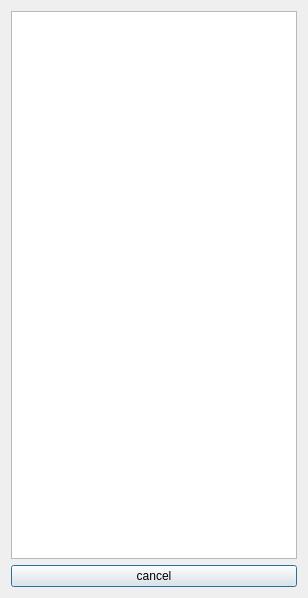
<?xml version="1.0" encoding="UTF-8"?>
<ui version="4.0">
 <class>selTree</class>
 <widget class="QDialog" name="selTree">
  <property name="geometry">
   <rect>
    <x>0</x>
    <y>0</y>
    <width>308</width>
    <height>598</height>
   </rect>
  </property>
  <property name="windowTitle">
   <string>Dialog</string>
  </property>
  <layout class="QVBoxLayout" name="verticalLayout">
   <item>
    <widget class="QTreeView" name="tree_db"/>
   </item>
   <item>
    <widget class="QPushButton" name="cancel_btn">
     <property name="text">
      <string>cancel</string>
     </property>
    </widget>
   </item>
  </layout>
 </widget>
 <resources/>
 <connections/>
</ui>
